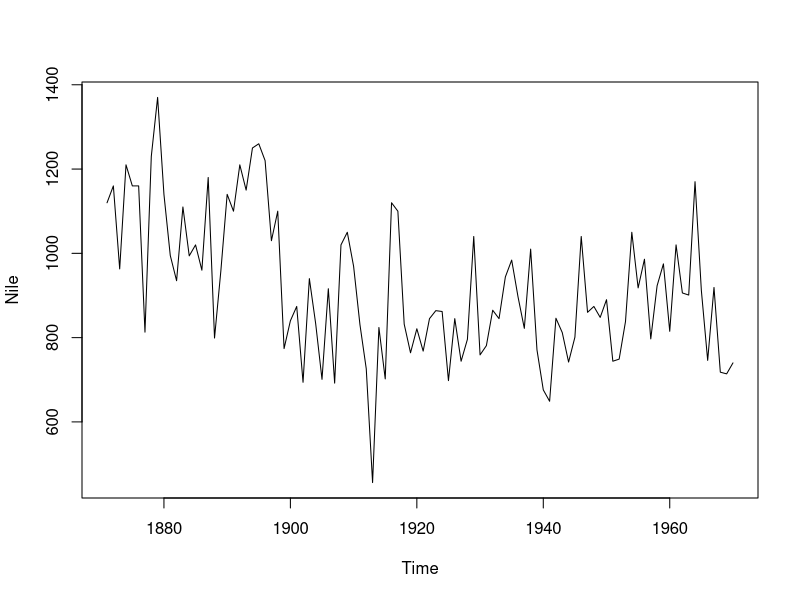
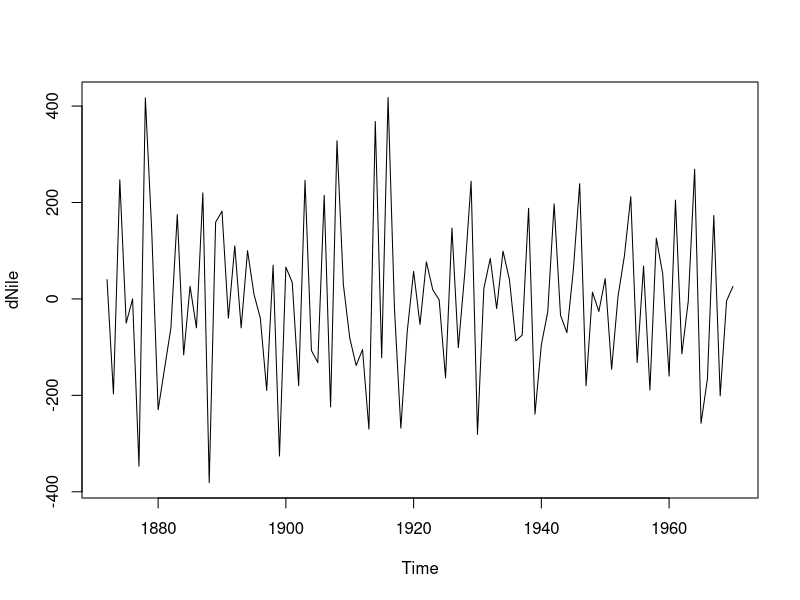

The R source for these figures, in order: (Note: this script raises an error after producing the figures.)
#
# R in action (2 ed.)
#

#
# ARIMA forecasting models
# AutoRegressive  Integrated Moving  Average  (ARIMA) 
#

# 1. Transforming the time series and assessing stationarity

library(forecast)
library(forecast)

plot(Nile)
ndiffs(Nile)

dNile <- diff(Nile)
plot(dNile)
adf.test(dNile)


# 2. IDENTIFYING ONE OR MORE REASONABLE MODELS
Acf(dNile)
Pacf(dNile)

# 3. FITTING THE MODEL(S)

fit <- arima(Nile, order=c(0,1,1)) 
fit
accuracy(fit)

# 4. Evaluating the model fit
qqnorm(fit$residuals)
qqline(fit$residuals)
Box.test(fit$residuals, type="Ljung-Box")

# 5. Forecasting with an ARIMA model

forecast(fit, 3)
plot(forecast(fit, 3), xlab="Year", ylab="Annual Flow")

#
# Automated ARIMA forecasting
# ---------------------------
#

fit <- auto.arima(sunspots)
forecast(fit, 3)
accuracy(fit)
